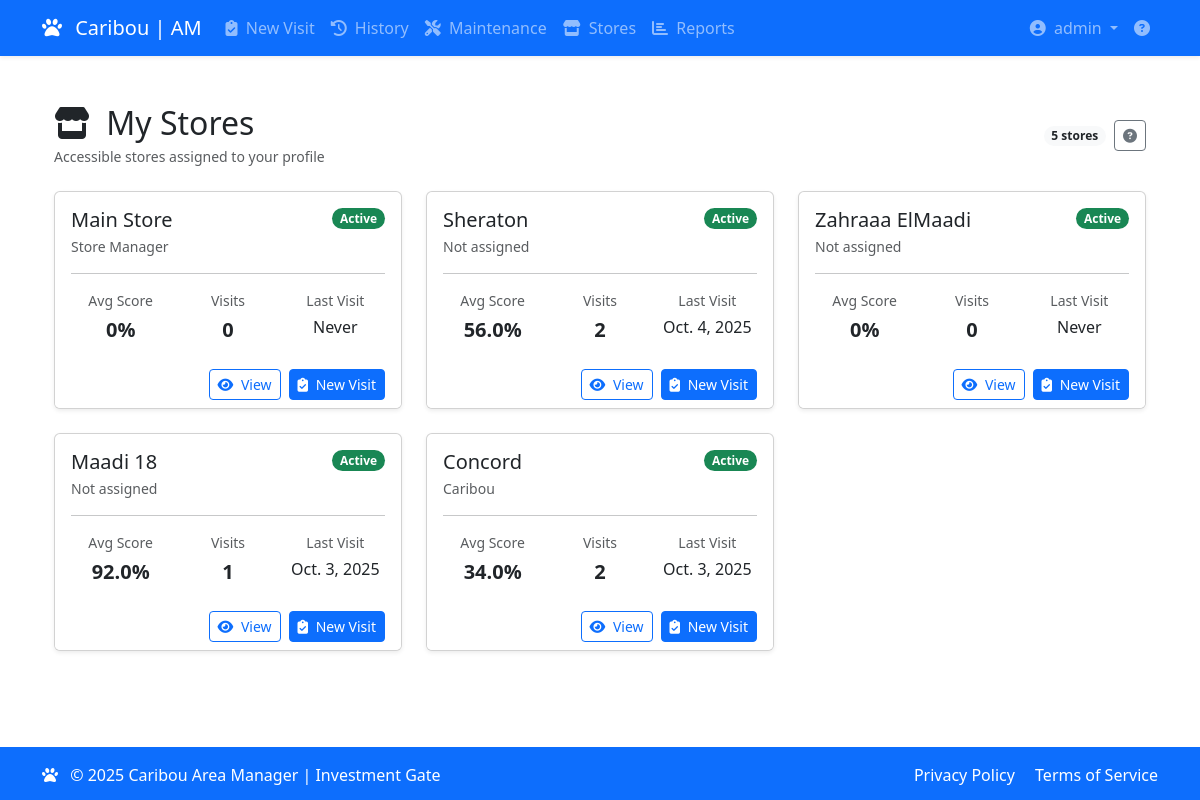
Page /checklist/my-stores/ (signed in) on the committed database.
### checklist/models.py (models this page shows, shortened)
class Store(models.Model):
    name = models.CharField(max_length=100)
    address = models.TextField()
    manager_name = models.CharField(max_length=100, blank=True)
    phone = models.CharField(max_length=20, blank=True, validators=[RegexValidator(r'^\+?1?\d{9,15}$', 'Enter valid phone number (e.g. +1234567890)')], help_text='Store contact number with country code')
    email = models.EmailField(blank=True)
    is_active = models.BooleanField(default=True)
    area = models.ForeignKey(Area, on_delete=models.SET_NULL, null=True, blank=True, related_name='stores')
    equipment_categories = models.ManyToManyField('EquipmentCategory', blank=True)

class AreaManagerVisit(models.Model):
    store = models.ForeignKey(Store, on_delete=models.CASCADE, related_name='visits')
    manager = models.ForeignKey(User, on_delete=models.CASCADE)
    date = models.DateField(auto_now_add=True)
    month = models.CharField(max_length=20)
    day = models.IntegerField(default=1)
    time = models.TimeField(auto_now_add=True)
    overall_score = models.IntegerField(blank=True, null=True)
    notes = models.TextField(blank=True)
    run_out_items = models.TextField(blank=True)
    maintenance_needed = models.TextField(blank=True)
    general_notes = models.TextField(blank=True)
    is_draft = models.BooleanField(default=False)
    created_at = models.DateTimeField(auto_now_add=True)
    updated_at = models.DateTimeField(auto_now=True)
    time_in = models.TimeField('Time In', default=timezone.now)
    time_out = models.TimeField('Time Out', blank=True, null=True)
    def calculate_score(self):
        total_items = self.checklist_items.count()
        if total_items == 0:
            return 0
        completed = self.checklist_items.filter(answer=True).count()
        return round((completed / total_items) * 100)

### checklist/views/store_views.py (the view)
# urls.py: path('my-stores/', store_list, name='store_list'),
@login_required
def store_list(request):
    stores = Store.objects.filter(is_active=True)
    if hasattr(request.user, 'profile') and request.user.profile.role not in ['admin', 'area_management']:
        stores = request.user.profile.stores.filter(is_active=True)
    data = []
    for s in stores:
        visits = AreaManagerVisit.objects.filter(store=s, manager=request.user, is_draft=False)
        avg = 0
        last = None
        if visits.exists():
            total = sum(v.calculate_score() for v in visits)
            avg = round(total / visits.count(), 1)
            last_v = visits.order_by('-date').first()
            last = last_v.date if last_v else None
        data.append({'store': s, 'avg': avg, 'visits': visits.count(), 'last': last})
    return render(request, 'checklist/stores_list.html', { 'stores': data })

### templates/checklist/stores_list.html (shortened to what this page needs)
{% extends 'checklist/base.html' %}
{% load static %}
{% block content %}
<div class="container py-4">
  <header class="d-flex justify-content-between align-items-center mb-4">
    <div>
      <h1 class="h2 mb-1">
        <i class="fas fa-store me-2" aria-hidden="true"></i>
        My Stores
      </h1>
      <p class="text-muted small mb-0">Accessible stores assigned to your profile</p>
    </div>
    <div class="d-flex align-items-center">
      <span class="badge rounded-pill bg-light text-dark me-2">
        {{ stores|length }} store{{ stores|pluralize }}
      </span>
      <button class="btn btn-sm btn-outline-secondary" data-bs-toggle="modal" data-bs-target="#helpModal">
        <i class="fas fa-question-circle"></i>
      </button>
    </div>
  </header>
  <div class="row g-4">
    {% for item in stores %}
    <div class="col-12 col-md-6 col-lg-4">
      <article class="card shadow-sm h-100" aria-labelledby="store-{{ item.store.id }}-title">
        <div class="card-body">
          <div class="d-flex justify-content-between align-items-start mb-3">
            <div>
              <h2 class="h5 card-title mb-1" id="store-{{ item.store.id }}-title">
                {{ item.store.name }}
              </h2>
              <p class="text-muted small mb-0">
                {{ item.store.manager_name|default:'Not assigned' }}
              </p>
            </div>
            <span class="badge rounded-pill bg-{{ item.store.is_active|yesno:'success,secondary' }}">
              {{ item.store.is_active|yesno:'Active,Inactive' }}
            </span>
          </div>
          <hr class="my-3">
          <div class="row text-center g-2">
            <div class="col">
              <p class="text-muted small mb-1">Avg Score</p>
              <p class="fs-5 fw-bold mb-0">{{ item.avg }}%</p>
            </div>
            <div class="col">
              <p class="text-muted small mb-1">Visits</p>
              <p class="fs-5 fw-bold mb-0">{{ item.visits }}</p>
            </div>
            <div class="col">
              <p class="text-muted small mb-1">Last Visit</p>
              <p class="fs-6 mb-0">{{ item.last|default:'Never' }}</p>
            </div>
          </div>
        </div>
        <div class="card-footer bg-white border-top-0 d-flex justify-content-end gap-2">
          <a href="{% url 'checklist:store_detail' item.store.id %}"
             class="btn btn-sm btn-outline-primary"
             aria-label="View details for {{ item.store.name }}">
            <i class="fas fa-eye me-1" aria-hidden="true"></i>
            View
          </a>
          <a href="{% url 'checklist:new_checklist' %}?store={{ item.store.id }}"
             class="btn btn-sm btn-primary"
             aria-label="Create new visit for {{ item.store.name }}">
            <i class="fas fa-clipboard-check me-1" aria-hidden="true"></i>
            New Visit
          </a>
        </div>
      </article>
    </div>
    {% endfor %}
  </div>
</div>
{% endblock %}

### templates/checklist/navbar.html (shortened to what this page needs)
<nav class="navbar navbar-expand-lg navbar-dark bg-primary shadow-sm">
    <div class="container">
        <a class="navbar-brand" href="{% url 'checklist:dashboard' %}">
            <i class="fas fa-paw me-2"></i>
            Caribou | AM
        </a>
        <div class="collapse navbar-collapse" id="mainNav">
            <ul class="navbar-nav me-auto">
                <li class="nav-item">
                    <a class="nav-link" href="{% url 'checklist:new_checklist' %}">
                        <i class="fas fa-clipboard-check me-1"></i>
                        New Visit
                    </a>
                </li>
                <li class="nav-item">
                    <a class="nav-link" href="{% url 'checklist:checklist_history' %}">
                        <i class="fas fa-history me-1"></i>
                        History
                    </a>
                </li>
                <li class="nav-item">
                    <a class="nav-link" href="{% url 'checklist:maintenance_list' %}">
                        <i class="fas fa-tools me-1"></i>
                        Maintenance
                    </a>
                </li>
                <li class="nav-item">
                    <a class="nav-link" href="{% url 'checklist:store_list' %}">
                        <i class="fas fa-store me-1"></i>
                        Stores
                    </a>
                </li>
                <li class="nav-item">
                    <a class="nav-link" href="{% url 'checklist:reports' %}">
                        <i class="fas fa-chart-bar me-1"></i>
                        Reports
                    </a>
                </li>
            </ul>
            <ul class="navbar-nav ms-auto">
                <li class="nav-item dropdown">
                    <button class="nav-link dropdown-toggle btn btn-link" type="button" data-bs-toggle="dropdown" aria-expanded="false" onkeydown="if(event.key==='Enter'||event.key===' '){this.click()}">
                        <i class="fas fa-user-circle me-1"></i>
                        {{ user.get_full_name|default:user.get_username }}
                    </button>
                </li>
                <li class="nav-item">
                    <a class="nav-link" href="{% url 'help' %}" title="Help">
                        <i class="fas fa-question-circle"></i>
                    </a>
                </li>
            </ul>
        </div>
    </div>
</nav>

### templates/checklist/base.html (style rules this page uses)
body { min-height: 100vh; display: flex; flex-direction: column; }

### rows in the picture
Store: store.name "Main Store", store.manager_name "Store Manager", store.is_active "Active", avg "0", visits "0", last "Never"
Store: store.name "Sheraton", store.manager_name "Not assigned", store.is_active "Active", avg "56.0", visits "2", last "Oct. 4, 2025"
Store: store.name "Zahraaa ElMaadi", store.manager_name "Not assigned", store.is_active "Active", avg "0", visits "0", last "Never"
Store: store.name "Maadi 18", store.manager_name "Not assigned", store.is_active "Active", avg "92.0", visits "1", last "Oct. 3, 2025"
Store: store.name "Concord", store.manager_name "Caribou", store.is_active "Active", avg "34.0", visits "2", last "Oct. 3, 2025"

### other values in the picture
{{ user.get_full_name|default:user.get_username }} "admin"
{{ stores|length }} "5"
